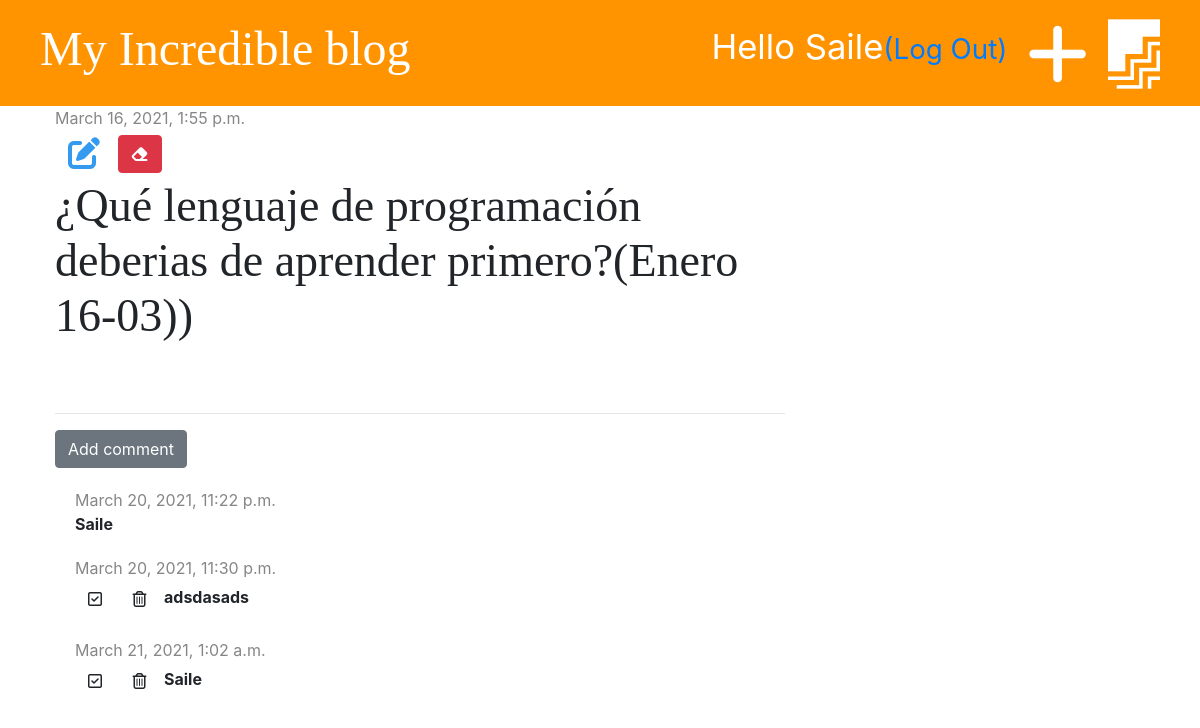
The app's page /post/1/ (signed in) with its own data.
### blog/models.py (models this page shows, shortened)
class Post(models.Model):
    author = models.ForeignKey('auth.User', on_delete=models.CASCADE)
    title = models.CharField(max_length=200)
    text = models.TextField()
    created_at = models.DateTimeField(default=timezone.now)
    published_date = models.DateTimeField(blank=True, null=True)

class Comment(models.Model):
    post = models.ForeignKey(
        'blog.Post', on_delete=models.CASCADE, related_name='comments')
    author = models.CharField(max_length=200)
    text = models.TextField()
    created_date = models.DateTimeField(default=timezone.now)
    approved = models.BooleanField(default=False)

### blog/views.py (the view)
# urls.py: path('post/<int:pk>/', views.post_detail, name='post_detail'),
def post_detail(request, pk):
    post = get_object_or_404(Post, pk=pk)
    stuff_for_frontend = {'post': post}
    return render(request, 'blog/post_detail.html', stuff_for_frontend)

### blog/templatetags/markdownify.py (called while the page is built)
@register.filter
def markdown(value):
    renderer = HighlightRenderer()
    markdown = mistune.Markdown(renderer=renderer)
    return markdown(value)

### blog/templates/blog/post_detail.html (shortened to what this page needs)
{% extends 'blog/base.html' %}
{% load markdownify %}
{% block content %}
<div class="post">
    {% if post.published_date %}
    <div class="date">
        {{post.published_date}}
    </div>
    {% else %}
    <a href="{% url 'post_publish' pk=post.pk %}" class="btn btn-primary">Publish</a>
    {% endif %}
    {% if user.is_authenticated %}
    <a href="{% url 'post_edit' pk=post.pk %}" class="btn"><i class="fas fa-edit fa-2x" style="color:#339af0"></i></a>
    {% endif %}
    <a href="{% url 'post_delete' pk=post.pk %}" class="btn btn-danger"
        onclick="return confirm('Are you sure you want to delete this post?')"><i class="fas fa-eraser"></i></a>
    <h1>{{post.title}}</h1>
</div>
<hr>
<a href="{% url 'add_comment_to_post' pk=post.pk %}" class="btn btn-secondary">Add comment</a>
{% for comment in post.comments.all %}
{% if user.is_authenticated or comment.approved %}
<div class="comment">
    <div class="date">
        {{comment.created_date}}
    </div>
    {% if not comment.approved and user.is_superuser %}
    <a href="{% url 'comment_approve' pk=comment.pk %}" class="btn"><i class="far fa-check-square"></i></a>
    <a href="{% url 'comment_remove' pk=comment.pk %}" class="btn"><i class="far fa-trash-alt"></i></a>
    {% endif %}
    <strong>{{comment.author}}</strong>
</div>
{% endif %}
{% empty %}
<p>No comments yet...</p>
{% endfor %}
{% endblock %}

### blog/templates/blog/base.html (shortened to what this page needs)
{% load static %}
<!DOCTYPE html>
<html lang="en">
<head>
    <link href="https://stackpath.bootstrapcdn.com/bootstrap/4.5.2/css/bootstrap.min.css" rel="stylesheet">
    <link rel="stylesheet" href="{% static 'css/blog.css' %}">
    <link rel="stylesheet" href="{% static 'css/zenburn.css' %}">
</head>
<body>
    <div class="page-header">
        {% if user.is_authenticated %}
        <a href="{% url 'post_draft_list' %}" class="top-menu"><i class="fab fa-firstdraft fa-2x"></i></a>
        <a href="{% url 'post_new' %}" class="top-menu"><i class="fas fa-plus fa-2x " style="color:white"></i></a>
        <p class="top-menu">Hello {{user.username}}<small><a href="{% url 'logout' %}">(Log Out)</a></small></p>
        {% else %}
        <a href="{% url 'login' %}" class="top-menu"><i class="fas fa-sign-in-alt fa-2x " style="color:white"></i></a>
        {% endif %}
        <h1><a href="/">My Incredible blog</a></h1>
    </div>
    <div class="content container">
        <div class="row">
            <div class="col-md-8">
                {% block content %}
                {% endblock %}
            </div>
        </div>
    </div>
</body>
</html>

### blog/static/css/blog.css (style rules this page uses)
.page-header { background-color:#ff9400; margin-top:0; padding:20px 20px 20px 40px; }
.page-header h1, .page-header h1 a { color:white; font-size: 36pt; text-decoration: none; }
.content { margin-left: 40px; }
h1,h2,h3,h4 { font-family: 'Droid Sans',serif; font-size: 46px; }
.date { color:#868686; }
.post { margin-bottom:70px; }
.top-menu, .top-menu:hover { color:#ffffff; float:right; font-size:26pt; margin-right:20px; }
.comment { margin:20px 0 20px 20px; }

### records on screen
Post: published_date "March 16, 2021, 1:55 p.m.", title "¿Qué lenguaje de programación deberias de aprender primero?(Enero 16-03))"
Comment: created_date "March 20, 2021, 11:22 p.m.", author "Saile"
Comment: created_date "March 20, 2021, 11:30 p.m.", approved False (drawn), author "adsdasads"
Comment: created_date "March 21, 2021, 1:02 a.m.", approved False (drawn), author "Saile"

### other values on screen
{{ user.username }} "Saile"
